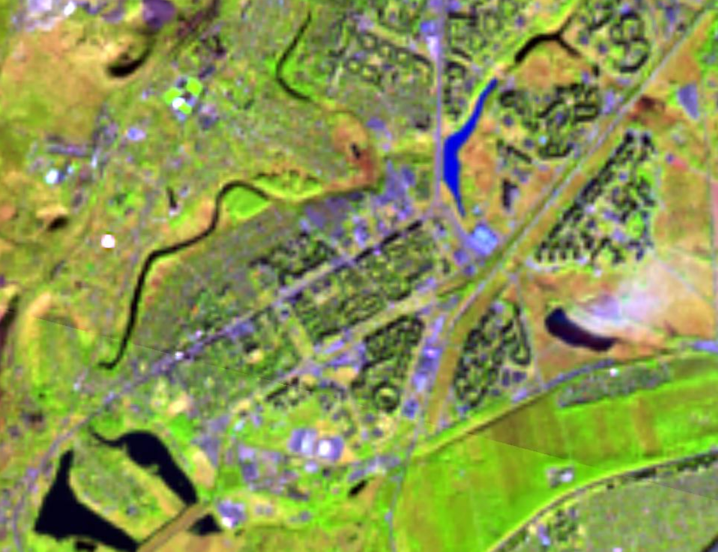
#> input picture img_2.png, 1435 x 1103 px (shown at 1/2 size)
$ python lab5.py
#> lines starting #> are read from the running program, lines starting #| are printed output that depends on the picture; after the words box and inside, x2 and y2 are one past the last pixel; in counts of white or black regions, pixels touching at a corner belong together
import matplotlib.pyplot as plt
import cv2
import numpy as np
from scipy import ndimage
from sklearn.cluster import KMeans


# read image from path
def read_image (path):
#> called with path = 'img_2.png'
    image = cv2.imread(path)
#> image is the input picture: shape (1103, 1435, 3); mean B, G, R 80.6, 151.2, 138.7
    # show image
    plt.imshow(image)
    plt.title('Оригінал зображення')
    plt.show()
    return image


# edit image with filters
def image_edit(image, type):
    # edit image depending on type
#> called with type = 1
    if type == 1:
        # convert image to HLS
        im = cv2.cvtColor(image, cv2.COLOR_RGB2HLS)
#> im: shape (1103, 1435, 3); mean of channels 0, 1, 2 90.4, 118.2, 105.9
        # normalize image
        im = cv2.normalize(im, None, alpha=0, beta=255, norm_type=cv2.NORM_MINMAX)
        # apply filter to image to make it more clear and bright
        kernel = np.array([[-1, -1, -1], [-1, 9, -1], [-1, -1, -1]])
        im = cv2.filter2D(im, -1, kernel)
#> im: shape (1103, 1435, 3); mean of channels 0, 1, 2 91.4, 118.2, 106.1
        # apply blur to image
        im = cv2.GaussianBlur(im, (3, 3), 0)
#> im: shape (1103, 1435, 3); mean of channels 0, 1, 2 91.5, 118.3, 106.1
        #im = cv2.medianBlur(im, 3)

        edited = im.copy()
    else:
        # convert image to HLS
        im = cv2.cvtColor(image, cv2.COLOR_RGB2HLS)
        # normalize image
        im = cv2.normalize(im, None, alpha=0, beta=255, norm_type=cv2.NORM_MINMAX)
        # apply filter to image to make it more clear and bright
        kernel = np.array([[-1, -1, -1], [-1, 9, -1], [-1, -1, -1]])
        im = cv2.filter2D(im, -1, kernel)
        # apply blur to image with different parameters
        im = cv2.GaussianBlur(im, (3, 3), 0)
        im = cv2.blur(im, (8, 8))

        edited = im.copy()

    # show edited image
    plt.imshow(edited)
    plt.title('Зображення після корекції кольору')
    plt.show()
    return edited


# color clusterization
def color_clusterization(image, type):
    # set number of clusters depending on type
#> called with type = 1
    if type == 1:
        n_clusters = 4
    elif type == 2:
        n_clusters = 3
    # convert image to RGB from HLS
    image = cv2.cvtColor(image, cv2.COLOR_HLS2RGB)

    # reshape image
    pixels = image.reshape((image.shape[0] * image.shape[1], 3))

    # clusterize image
    kmeans = KMeans(n_clusters=n_clusters)
    labels = kmeans.fit_predict(pixels).reshape(image.shape[:2])
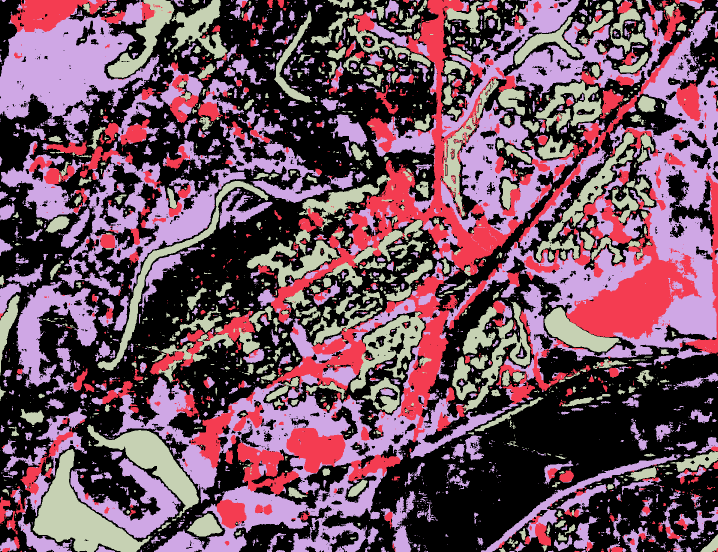
#> labels: shape (1103, 1435) int32 (shown at 1/2 size); 4 distinct labels, from 0 to 3; one colour per label, 0 black

    # create new image with clusters
    img = image.copy()
    # create new image with only one cluster
    img_new = image.copy()
    # set cluster to find
    if type == 1:
        k = labels[1000][150]
#> k = 3
    elif type == 2:
        k = labels[900][100]

    # set color for each cluster on img1, if cluster is not needed, set it to white on img2
    for i in range(labels.shape[0]):
        for j in range(labels.shape[1]):
            if labels[i][j] == 0:
                img[i][j] = [0, 0, 0]
                if k != 0:
                    img_new[i][j] = [255, 255, 255]
            elif labels[i][j] == 1:
                img[i][j] = [255, 0, 0]
                if k != 1:
                    img_new[i][j] = [255, 255, 255]
            elif labels[i][j] == 2:
                img[i][j] = [0, 255, 0]
                if k != 2:
                    img_new[i][j] = [255, 255, 255]
            elif labels[i][j] == 3:
                img[i][j] = [0, 0, 255]
                if k != 3:
                    img_new[i][j] = [255, 255, 255]
            elif labels[i][j] == 4:
                img[i][j] = [255, 255, 0]
                if k != 4:
                    img_new[i][j] = [255, 255, 255]

    # show images
    plt.imshow(img)
    plt.title('Зображення після кластеризації')
    plt.show()
    plt.imshow(img_new)
    plt.title('Зображення після виділення кластеру')
    plt.show()
    return img, img_new


# segmentation with Robert's operator
def segmentation(img):
    # Robert's operator
    roberts_cross_v = np.array([[1, 0], [0, -1]])
    roberts_cross_h = np.array([[0, 1], [-1, 0]])

    # convert image to grayscale
    img = cv2.cvtColor(img, cv2.COLOR_RGB2GRAY)
#> img: shape (1103, 1435)
    img = img.astype('float64') / 255.0

    # apply Robert's operator
    vertical = ndimage.convolve(img, roberts_cross_v)
    horizontal = ndimage.convolve(img, roberts_cross_h)

    # gradient transformation
    segment_img = np.sqrt(np.square(horizontal) + np.square(vertical))
    # normalize image
    segment_img *= 255

    # show image
    plt.imshow(segment_img)
    plt.title('Зображення після сегментації')
    plt.show()
    return segment_img


# find contours in edited image
def image_contour(image):
    image = np.array(image, np.uint8)
#> image: shape (1103, 1435)
    # find contours
    contours, hierarchy = cv2.findContours(image, cv2.RETR_EXTERNAL, cv2.CHAIN_APPROX_SIMPLE)
#> contours = 746 contours, 370 with area under 20; largest, box (x1, y1, x2, y2) and area: (64, 897, 305, 1103) 17231, (213, 0, 455, 156) 12214, (173, 848, 398, 1035) 11220, (700, 623, 849, 785) 9456, (1071, 263, 1269, 523) 7721
    return contours


# draw all input contours
def draw_contour(image, contours):
    # draw contours on image with random colors
    for countour in contours:
        r = np.random.randint(0, 255)
        g = np.random.randint(0, 255)
        b = np.random.randint(0, 255)
        cv2.drawContours(image, countour, -1, (r, g, b), 3)
    # show image with contours
    plt.imshow(image)
    plt.title('Зображення після виділення контурів')
    plt.show()


# compare contours with geometric object
def image_recognition (image_entrance, image_cont):
    image_all = image_entrance.copy()

    # analyze each contour
    for c in image_cont:
        # find perimeter and approximate contour
        peri = cv2.arcLength(c, True)
        approx = cv2.approxPolyDP(c, 0.01 * peri, True)
        # create rectangle around contour
        rectangle = cv2.boundingRect(approx)
        # find area of contour
        area = cv2.contourArea(approx)

        # if area is between 100 and 70, contour is house,
        # if area is between 1500 and 70000, contour is water
        if area < 1000 and area > 70:
            cv2.drawContours(image_all, [approx], -1, (255, 0, 0), 2)
            #cv2.putText(image_all,"Будинок", (rectangle[0], rectangle[1]), cv2.FONT_HERSHEY_COMPLEX, 0.7, (255, 0, 0))
        elif area > 1500 and area < 70000:
            cv2.drawContours(image_all, [approx], -1, (0, 0, 255), 2)
            #cv2.putText(image_all,"Водойма", (rectangle[0], rectangle[1]), cv2.FONT_HERSHEY_COMPLEX, 0.7, (0, 0, 255))

    # show image with contours
    plt.imshow(image_all)
    plt.title('Зображення після виділення контурів')
    plt.show()


# main
image = read_image('img_2.png')
image_edited = image_edit(image, 1)
clusters, img_new = color_clusterization(image_edited, 1)
edged = segmentation(img_new)
contours = image_contour(edged)
# draw_contour(image, contours)
image_recognition(image, contours)
#> the loop in image_recognition, `for c in image_cont:` made 746 passes
#> (peri, area) on passes 61, 63, 65: (241.3, 923), (109, 95), (60.63, 128.5)
#> after the loop in image_recognition, `for c in image_cont:`: image_all: shape (1103, 1435, 3); 5.7% of pixels changed, all inside (x1, y1, x2, y2) = (0, 0, 1435, 1103)

image = read_image('img.png')
#> call 2 of read_image, with path = 'img.png'
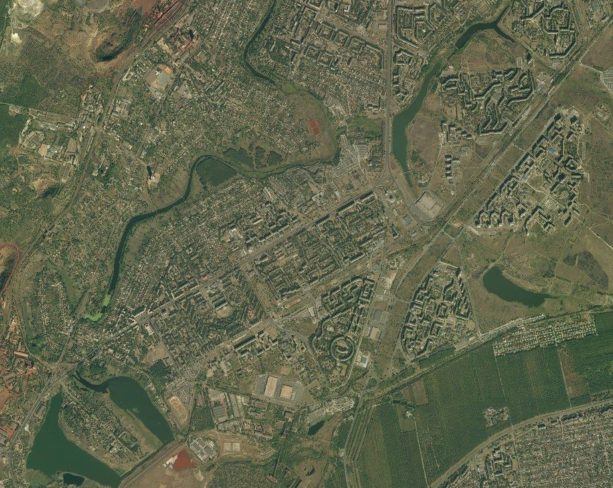
#> input picture img.png, 1226 x 975 px (shown at 1/2 size)
#> in read_image, image is the input picture: shape (975, 1226, 3); mean B, G, R 76.9, 101.8, 97
image_edited = image_edit(image, 2)
#> in image_edit (call 2), `im = cv2.cvtColor(image, cv2.COLOR_RGB2HLS)`: im: shape (975, 1226, 3); mean of channels 0, 1, 2 83, 90, 39.4
#> in image_edit (call 2), `im = cv2.normalize(im, None, alpha=0, beta=255, norm_type=cv2.NORM_MIN..`: im: shape (975, 1226, 3); mean of channels 0, 1, 2 86.4, 93.8, 39.8
#> in image_edit (call 2), `im = cv2.filter2D(im, -1, kernel)`: im: shape (975, 1226, 3); mean of channels 0, 1, 2 86.4, 96.9, 41.6
#> in image_edit (call 2), `im = cv2.GaussianBlur(im, (3, 3), 0)`: im: shape (975, 1226, 3); mean of channels 0, 1, 2 86.5, 96.9, 41.7
#> in image_edit (call 2), `im = cv2.blur(im, (8, 8))`: im: shape (975, 1226, 3); mean of channels 0, 1, 2 86.5, 97, 41.7
clusters, img_new = color_clusterization(image_edited, 2)
#> call 2 of color_clusterization, with type = 2
#> in color_clusterization (call 2), `labels = kmeans.fit_predict(pixels).reshape(image.shape[:2])`:
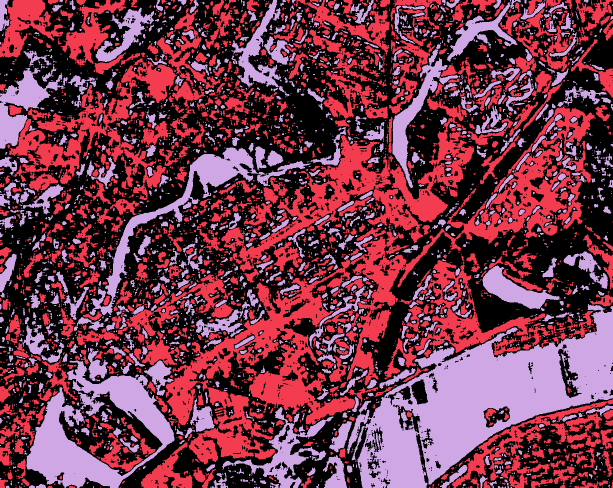
#> labels: shape (975, 1226) int32 (shown at 1/2 size); 3 distinct labels, from 0 to 2; one colour per label, 0 black
#> in color_clusterization (call 2), `k = labels[900][100]`: k = 2
#> after the loop in color_clusterization (call 2), `for i in range(labels.shape[0]):`:
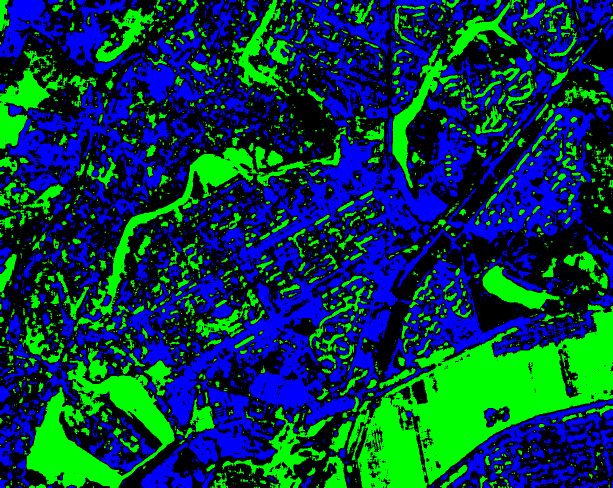
#> img: shape (975, 1226, 3) (shown at 1/2 size); mean B, G, R 71, 57.7, 0
#> after the loop in color_clusterization (call 2), `for i in range(labels.shape[0]):`:
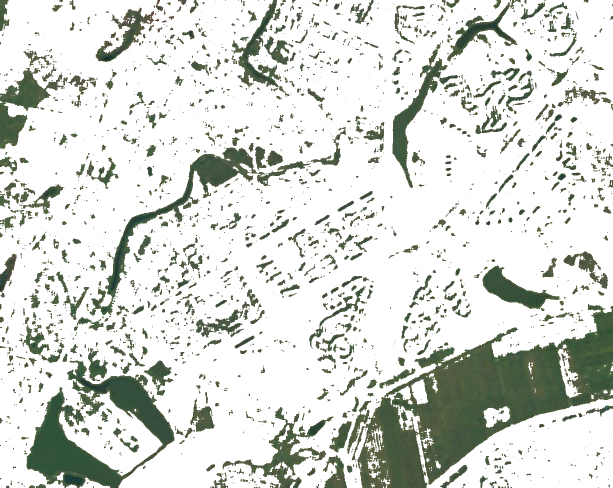
#> img_new: shape (975, 1226, 3) (shown at 1/2 size); mean B, G, R 211.9, 217.6, 214.1
edged = segmentation(img_new)
#> in segmentation (call 2), `segment_img = np.sqrt(np.square(horizontal) + np.square(vertical))`:
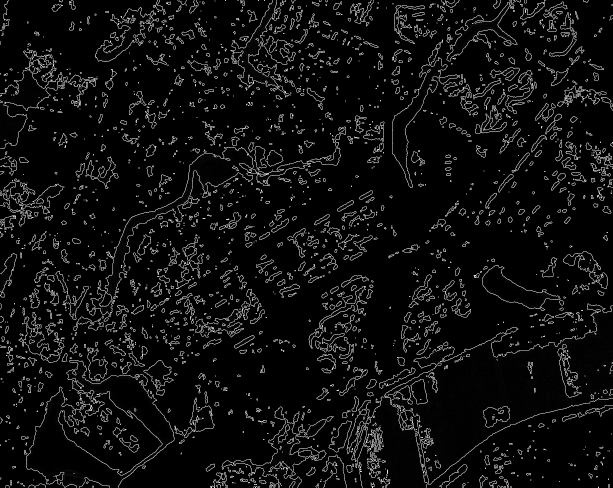
#> segment_img: shape (975, 1226) float64 (shown at 1/2 size); min 0, max 1.03, mean 0.0614; drawn with min black and max white
contours = image_contour(edged)
#> in image_contour (call 2), `contours, hierarchy = cv2.findContours(image, cv2.RETR_EXTERNAL, cv2.C..`: contours = 1783 contours, 1022 with area under 20; largest, box (x1, y1, x2, y2) and area: (693, 607, 1226, 975) 91084, (52, 720, 349, 975) 46698, (178, 294, 622, 631) 15988, (443, 813, 667, 975) 8864, (0, 135, 135, 298) 7724
# draw_contour(image, contours)
image_recognition(image, contours)
#> the loop in image_recognition (call 2), `for c in image_cont:` made 1783 passes
#> (peri, area) on passes 62, 66, 69: (51.21, 91.5), (47.21, 133.5), (168.9, 672)
#> after the loop in image_recognition (call 2), `for c in image_cont:`:
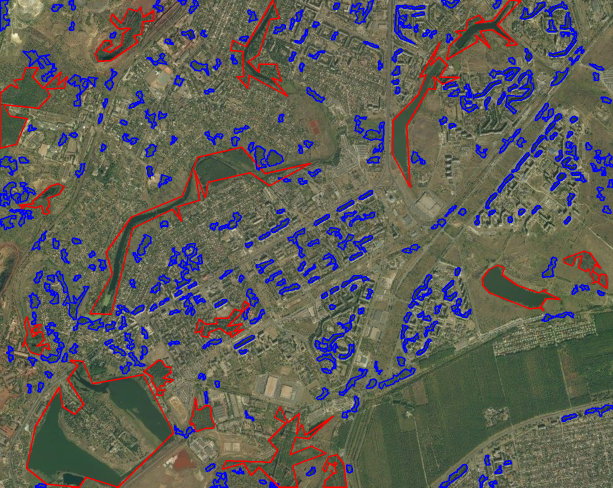
#> image_all: shape (975, 1226, 3) (shown at 1/2 size); 8.55% of pixels changed, all inside (x1, y1, x2, y2) = (0, 0, 1226, 975)
